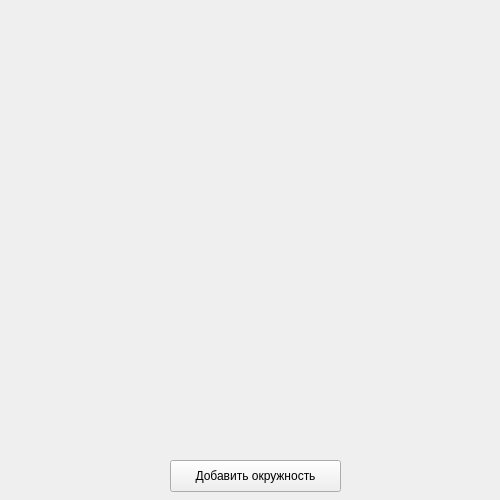
<?xml version="1.0" encoding="UTF-8"?>
<ui version="4.0">
 <class>MainWindow</class>
 <widget class="QMainWindow" name="MainWindow">
  <property name="geometry">
   <rect>
    <x>0</x>
    <y>0</y>
    <width>500</width>
    <height>500</height>
   </rect>
  </property>
  <property name="windowTitle">
   <string>MainWindow</string>
  </property>
  <widget class="QWidget" name="centralwidget">
   <widget class="QPushButton" name="pushButton">
    <property name="geometry">
     <rect>
      <x>170</x>
      <y>460</y>
      <width>171</width>
      <height>32</height>
     </rect>
    </property>
    <property name="text">
     <string>Добавить окружность</string>
    </property>
   </widget>
  </widget>
 </widget>
 <resources/>
 <connections/>
</ui>
